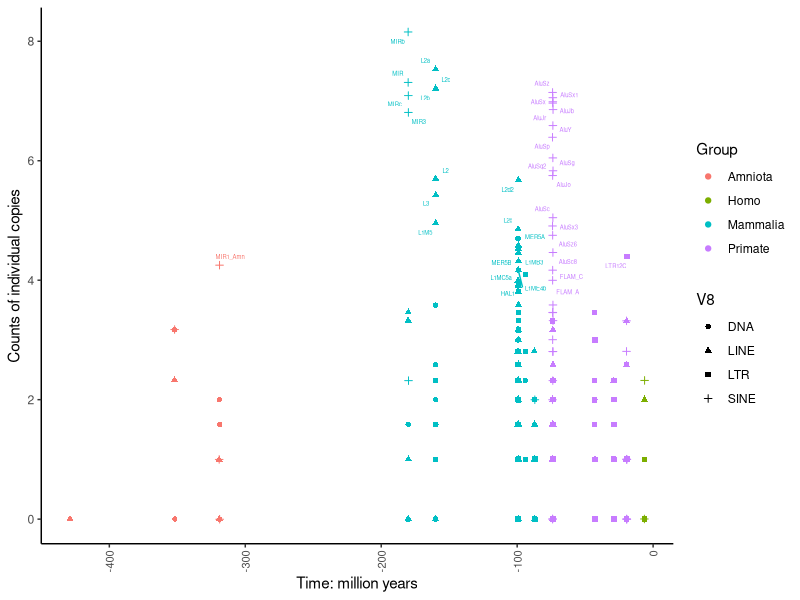
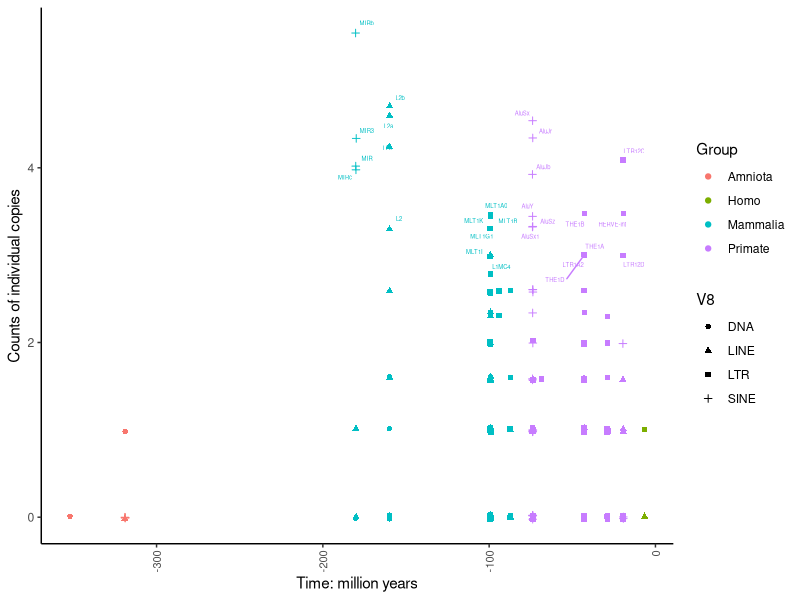

The R script that drew these images, in order:
#
library(ggplot2)
library(ggrepel)

#protein coding
data<-read.table("Dfam_TE_inf_PC_summary.txt",header = T)

ggplot(data, aes(x=(-1)*MYA, y=log2(Freq), col=Group, shape=V8)) +
  geom_jitter(position=position_jitter(0.2))+theme_classic()+
  ylab("Counts of individual copies")+xlab("Time: million years")+
  theme(axis.text.x = element_text(angle = 90, hjust = 1, size=8,vjust = 0.5))+
  geom_text_repel(data = subset(data, Freq>=16),aes(label = V7),size = 1.5)

#lincRNA
data<-read.table("Dfam_TE_inf_lincRNA_summary.txt",header = T)

ggplot(data, aes(x=(-1)*MYA, y=log2(Freq), col=Group, shape=V8)) +
  geom_jitter(position=position_jitter(0.2))+theme_classic()+
  ylab("Counts of individual copies")+xlab("Time: million years")+
  theme(axis.text.x = element_text(angle = 90, hjust = 1, size=8,vjust = 0.5))+
  geom_text_repel(data = subset(data, Freq>=8),aes(label = V7),size = 1.5)

